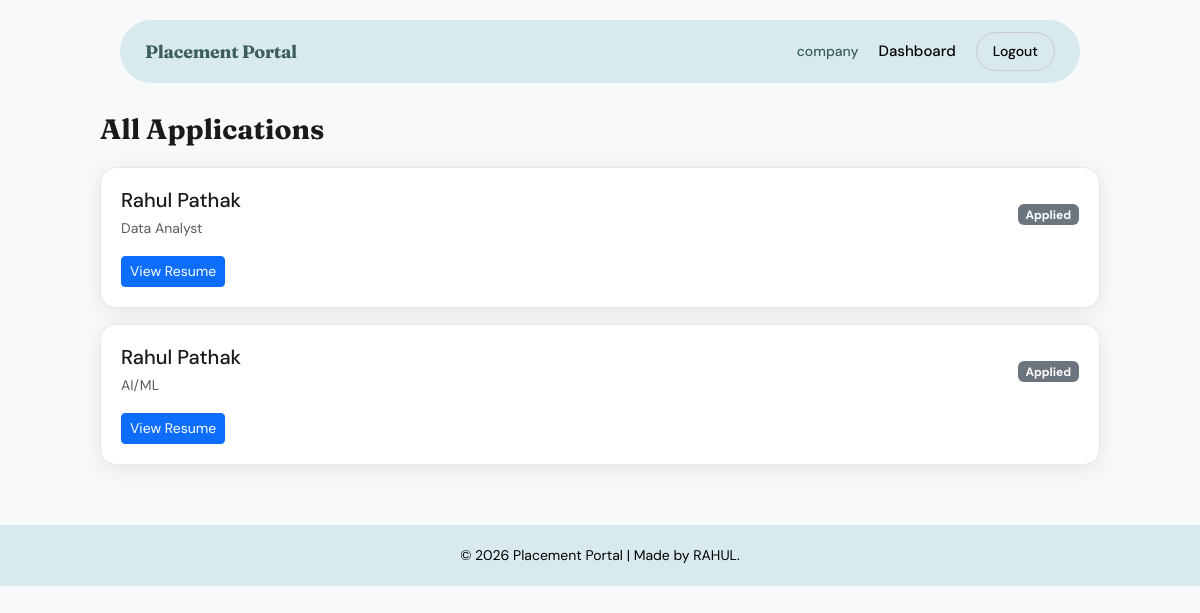
Page /company/all-applications (signed in) on the committed database.
### models.py (models this page shows, shortened)
class User(UserMixin, db.Model):
    __tablename__ = "user"
    id             = db.Column(db.Integer, primary_key=True)
    email          = db.Column(db.String(150), unique=True, nullable=False, index=True)
    password_hash  = db.Column(db.String(256), nullable=False)
    role           = db.Column(db.String(20),  nullable=False)
    _is_active     = db.Column("is_active", db.Boolean, default=True, nullable=False)
    is_blacklisted = db.Column(db.Boolean, default=False, nullable=False)
    created_at     = db.Column(db.DateTime, default=datetime.utcnow, nullable=False)
    updated_at     = db.Column(db.DateTime, default=datetime.utcnow, onupdate=datetime.utcnow)
    company_profile = db.relationship("Company",      backref="user", uselist=False, cascade="all, delete-orphan")
    student_profile = db.relationship("Student",      backref="user", uselist=False, cascade="all, delete-orphan")
    notifications   = db.relationship("Notification", backref="user", lazy="dynamic",  cascade="all, delete-orphan")
    @property
    def is_active(self):
        return self._is_active and not self.is_blacklisted
    @is_active.setter
    def is_active(self, value: bool):
        self._is_active = value

class Application(db.Model):
    __tablename__ = "application"
    id         = db.Column(db.Integer, primary_key=True)
    student_id = db.Column(db.Integer, db.ForeignKey("student.id"), nullable=False, index=True)
    drive_id   = db.Column(db.Integer, db.ForeignKey("placement_drive.id"), nullable=False, index=True)
    status     = db.Column(db.String(20), default="Applied", nullable=False, index=True)
    notes      = db.Column(db.Text)
    applied_at = db.Column(db.DateTime, default=datetime.utcnow, nullable=False)
    updated_at = db.Column(db.DateTime, default=datetime.utcnow, onupdate=datetime.utcnow)
    __table_args__ = (
        db.UniqueConstraint("student_id", "drive_id", name="uq_student_drive"),
    )

class Student(db.Model):
    __tablename__ = "student"
    id               = db.Column(db.Integer, primary_key=True)
    user_id          = db.Column(db.Integer, db.ForeignKey("user.id"), nullable=False, unique=True)
    name             = db.Column(db.String(150), nullable=False)
    student_id       = db.Column(db.String(50),  unique=True, nullable=False, index=True)
    branch           = db.Column(db.String(100))
    graduation_year  = db.Column(db.Integer)
    cgpa             = db.Column(db.Float)
    skills           = db.Column(db.Text)
    phone            = db.Column(db.String(20))
    resume_link      = db.Column(db.String(500))
    is_blacklisted   = db.Column(db.Boolean, default=False)
    blacklist_reason = db.Column(db.Text)
    created_at       = db.Column(db.DateTime, default=datetime.utcnow, nullable=False)
    updated_at       = db.Column(db.DateTime, default=datetime.utcnow, onupdate=datetime.utcnow)
    applications = db.relationship("Application", backref="student", lazy="dynamic", cascade="all, delete-orphan")

class PlacementDrive(db.Model):
    __tablename__ = "placement_drive"
    id                       = db.Column(db.Integer, primary_key=True)
    company_id               = db.Column(db.Integer, db.ForeignKey("company.id"), nullable=False, index=True)
    job_title                = db.Column(db.String(150), nullable=False)
    job_type                 = db.Column(db.String(50))
    description              = db.Column(db.Text, nullable=False)
    eligibility              = db.Column(db.String(255))
    min_cgpa                 = db.Column(db.Float, default=0.0)
    graduation_year_required = db.Column(db.Integer)
    location                 = db.Column(db.String(150))
    salary_range             = db.Column(db.String(100))
    deadline                 = db.Column(db.Date, nullable=False)
    status                   = db.Column(db.String(20), default="Pending", nullable=False, index=True)
    rejection_reason         = db.Column(db.Text)
    created_at               = db.Column(db.DateTime, default=datetime.utcnow, nullable=False)
    updated_at               = db.Column(db.DateTime, default=datetime.utcnow, onupdate=datetime.utcnow)
    applications = db.relationship("Application", backref="drive", lazy="dynamic", cascade="all, delete-orphan")

### app.py (the view)
@app.route("/company/all-applications")
@login_required
def company_all_applications():
    if current_user.role != "company":
        return redirect(url_for("home"))
    company = Company.query.filter_by(user_id=current_user.id).first()
    applications = Application.query.join(PlacementDrive).filter(
        PlacementDrive.company_id == company.id
    ).all()
    return render_template("company_all_applications.html", applications=applications)

### app.py (called while the page is built)
@login_manager.user_loader
def load_user(user_id):
    return User.query.get(int(user_id))

### templates/company_all_applications.html
{% extends "base.html" %}
{% block content %}
<div class="page-container">
    <h2 class="page-title">All Applications</h2>
    {% for app in applications %}
    <div class="custom-card">
            <div class="d-flex justify-content-between align-items-center">
                <div>
                    <h5 class="mb-1">{{ app.student.name }}</h5>
                    <small class="text-muted">
                        {{ app.drive.job_title }}
                    </small>
                </div>
                <div>
                    {% if app.status == "Selected" %}
                        <span class="badge bg-success">Selected</span>
                    {% elif app.status == "Rejected" %}
                        <span class="badge bg-danger">Rejected</span>
                    {% elif app.status == "Pending" %}
                        <span class="badge bg-warning text-dark">Pending</span>
                    {% else %}
                        <span class="badge bg-secondary">{{ app.status }}</span>
                    {% endif %}
                </div>
            </div>
            <div class="mt-3 d-flex gap-2">
                <a href="{{ app.student.resume_link }}"
                   target="_blank"
                   class="btn btn-primary btn-sm">
                   View Resume
                </a>
            </div>
    </div>
    {% endfor %}
</div>
{% endblock %}

### templates/base.html (shortened to what this page needs)
<!DOCTYPE html>
<html lang="en">
<head>
    <link href="https://cdn.jsdelivr.net/npm/bootstrap@5.3.3/dist/css/bootstrap.min.css" rel="stylesheet">
    <link href="{{ url_for('static', filename='style.css') }}" rel="stylesheet">
</head>
<body>
<nav class="custom-navbar">
    <div class="nav-container">
        <a class="logo" href="{{ url_for('home') }}">Placement Portal</a>
        <div class="nav-links">
            {% if current_user.is_authenticated %}
                <span class="user-name">{{ current_user.role }}</span>
                <a href="{{ url_for('dashboard') }}" class="nav-item">Dashboard</a>
                <a href="{{ url_for('logout') }}" class="nav-btn">Logout</a>
            {% else %}
                <a href="{{ url_for('login') }}" class="nav-item">Login</a>
                <a href="{{ url_for('register') }}" class="nav-btn primary">Get Started</a>
            {% endif %}
        </div>
    </div>
</nav>
<div class="container content">
    {% block content %}{% endblock %}
</div>
<footer class="footer">
    <div class="footer-container">
        <p>© 2026 Placement Portal | Made by RAHUL.</p>
    </div>
</footer>
</body>
</html>

### static/style.css (style rules this page uses)
:root { --brand-bg: #d8eaee; --brand-dark: rgb(59, 93, 94); --accent: #000000; --surface: #ffffff; --muted: #666; --radius: 50px; --radius-card: 16px; --radius-sm: 10px; --shadow: 0 4px 24px rgba(0,0,0,0.08); }
* { box-sizing: border-box; }
body { font-family: 'DM Sans', sans-serif; background: #f7f9fa; color: #1a1a1a; margin: 0; }
.custom-navbar { display: flex; justify-content: center; margin-top: 20px; }
.nav-container { width: 80%; background: var(--brand-bg); border-radius: var(--radius); padding: 12px 25px; display: flex; justify-content: space-between; align-items: center; }
.logo { text-decoration: none; color: var(--brand-dark); font-family: 'Fraunces', serif; font-weight: 700; font-size: 18px; letter-spacing: -0.3px; }
.nav-links { display: flex; align-items: center; gap: 20px; }
.nav-item { text-decoration: none; color: #000; font-weight: 500; font-size: 15px; transition: color .2s; }
.nav-btn { text-decoration: none; padding: 8px 16px; border-radius: 20px; background: transparent; border: 1px solid #ccc; color: black; font-size: 14px; font-weight: 500; transition: background .2s, border-color .2s; }
.user-name { font-weight: 500; font-size: 14px; color: var(--brand-dark); }
.content { margin-top: 30px; }
.footer { margin-top: 60px; padding: 20px 0; text-align: center; background: var(--brand-bg); }
.footer-container p { margin: 0; color: #000; font-size: 14px; }
.custom-card { background: var(--surface); border-radius: var(--radius-card); padding: 20px; border: 1px solid #e8e8e8; box-shadow: var(--shadow); margin-bottom: 16px; }
.page-container { max-width: 1000px; margin: 30px auto; }
.page-title { font-family: 'Fraunces', serif; font-size: 28px; font-weight: 700; margin-bottom: 20px; }

### rows in the picture
User: role "company"
Application: student.name "Rahul Pathak", drive.job_title "Data Analyst", status "Applied"
Application: student.name "Rahul Pathak", drive.job_title "AI/ML", status "Applied"
